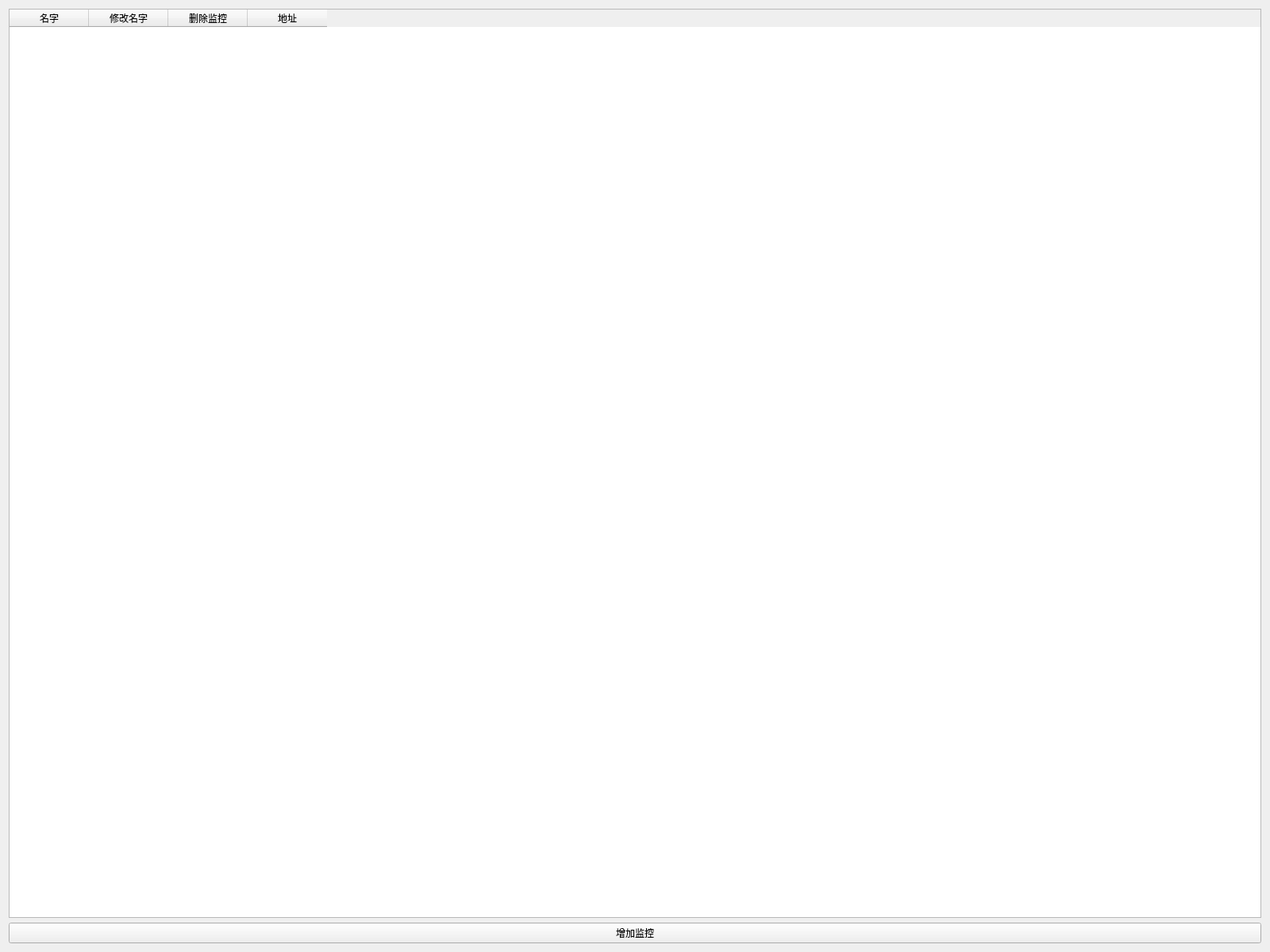
<?xml version="1.0" encoding="UTF-8"?>
<ui version="4.0">
 <class>PeopleMonitorPage</class>
 <widget class="QWidget" name="PeopleMonitorPage">
  <property name="geometry">
   <rect>
    <x>0</x>
    <y>0</y>
    <width>1600</width>
    <height>1200</height>
   </rect>
  </property>
  <property name="windowTitle">
   <string>People Monitor Page</string>
  </property>
  <layout class="QHBoxLayout" name="mainLayout">
   <item>
    <layout class="QVBoxLayout" name="leftLayout">
     <item>
      <widget class="QTableWidget" name="table">
       <column>
        <property name="text">
         <string>名字</string>
        </property>
       </column>
       <column>
        <property name="text">
         <string>修改名字</string>
        </property>
       </column>
       <column>
        <property name="text">
         <string>删除监控</string>
        </property>
       </column>
       <column>
        <property name="text">
         <string>地址</string>
        </property>
       </column>
      </widget>
     </item>
     <item>
      <widget class="QPushButton" name="addButton">
       <property name="text">
        <string>增加监控</string>
       </property>
      </widget>
     </item>
    </layout>
   </item>
  </layout>
 </widget>
 <resources/>
 <connections/>
</ui>
